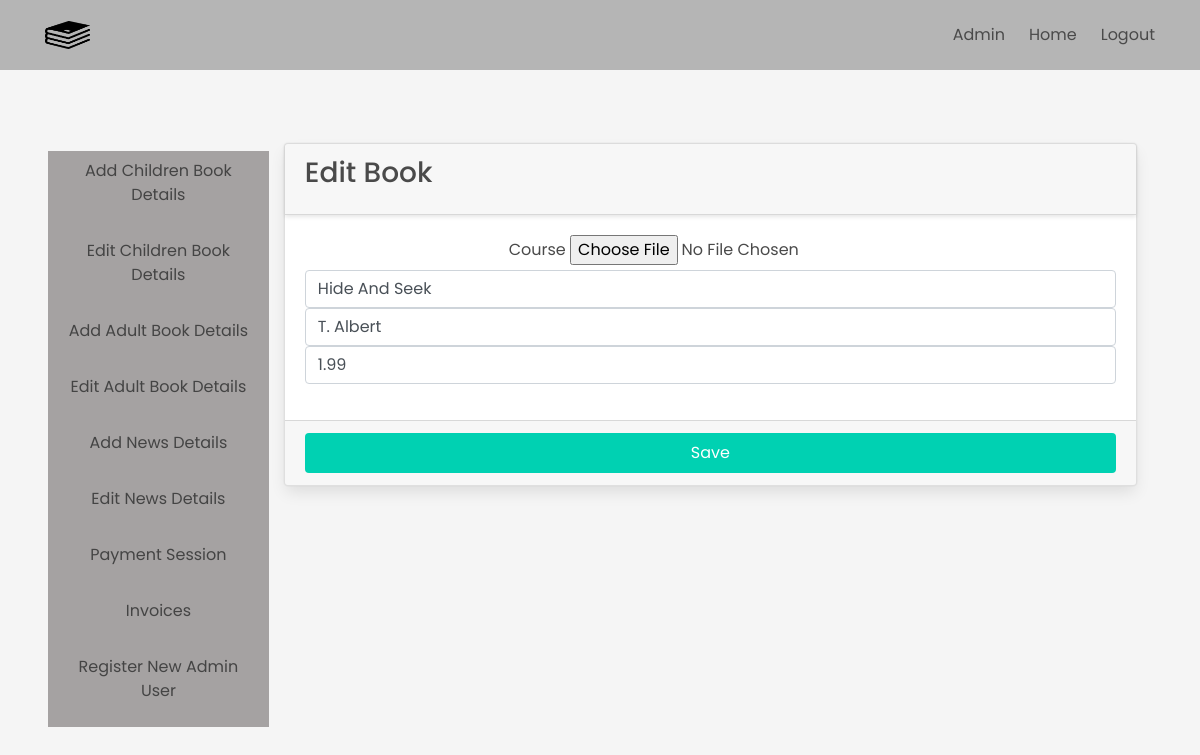
Screenshot of /edit-children-books/1 (signed in) with the database file from the repository.
### app.py (models this page shows, shortened)
class ChildrenBooks(db.Model):
    bookId = db.Column(db.Integer, primary_key=True)
    image = db.Column(db.LargeBinary(length=(2**32)-1))
    title = db.Column(db.String(50), unique=True)
    author = db.Column(db.String(50))
    price = db.Column(db.DECIMAL(5,2))
    filename = db.Column(db.String(50))

### app.py (the view)
@app.route('/edit-children-books/<int:bookId>', methods=['POST', 'GET'])
@login_required
def editChildrenBooks(bookId):
    book = ChildrenBooks.query.get(bookId)
    if request.method == 'POST':
        image = request.files['image']
        book.image = image.read()
        book.title = request.form['title']
        book.author = request.form['author']
        book.price = request.form['price']
        book.filename = secure_filename(image.filename)
        db.session.commit()
        flash('Details of book updated', category='success')
        return redirect('/update-children-books')
    else:
        return render_template('editChildrenBooks.html', book=book)

### app.py (called while the page is built)
@login_manager.user_loader
def load_user(id):
    return User.query.get(int(id))

### templates/editChildrenBooks.html (shortened to what this page needs)
{% extends "adminHome.html" %}
{% block admin %}
        <div class="container-fluid">
            <div class="row">
                <div class="col-md-12">
              <div class="card card-primary">
                <div class="card-header">
                  <h3 class="card-title">Edit Book</h3>
                </div>
                <form role="form" action="/edit-children-books/{{ book.bookId }}" method="post" enctype="multipart/form-data">
                  <div class="card-body">
                    <div class="form-group">
                      <label>Course </label>
                      <input type="file" name="image" value="{{ book.image }}">
                      <input type="text" class="form-control" name="title" placeholder="Enter Title" value="{{ book.title }}">
                      <input type="text" class="form-control" name="author" placeholder="Enter Author" value="{{ book.author }}">
                      <input type="text" class="form-control" name="price" placeholder="Enter the price" value="{{ book.price }}">
                    </div>
                  </div>
                  <div class="card-footer">
                    <button type="submit" class="button is-primary is-fullwidth">Save</button>
                  </div>
                </form>
              </div>
            </div>
            </div>
        </div>
{% endblock %}

### static/css/style.css (style rules this page uses)
:root { --green:#27ae60; --dark-color:#219150; --black:#444; --light-color:#666; --border:.1rem solid rgba(0,0,0,.1); --border-hover:.1rem solid var(--black); --box-shadow:0 .5rem 1rem rgba(0,0,0,.1); }
* { font-family: 'Poppins', sans-serif; margin:0; padding:0; box-sizing: border-box; outline: none; border:none; text-decoration: none; text-transform: capitalize; transition:all .2s linear; transition:width none; }
html { font-size: 62.5%; overflow-x: hidden; scroll-padding-top: 5rem; scroll-behavior: smooth; }

### rows the page displays
ChildrenBooks: title "Hide and Seek", author "T. Albert", price "1.99"
